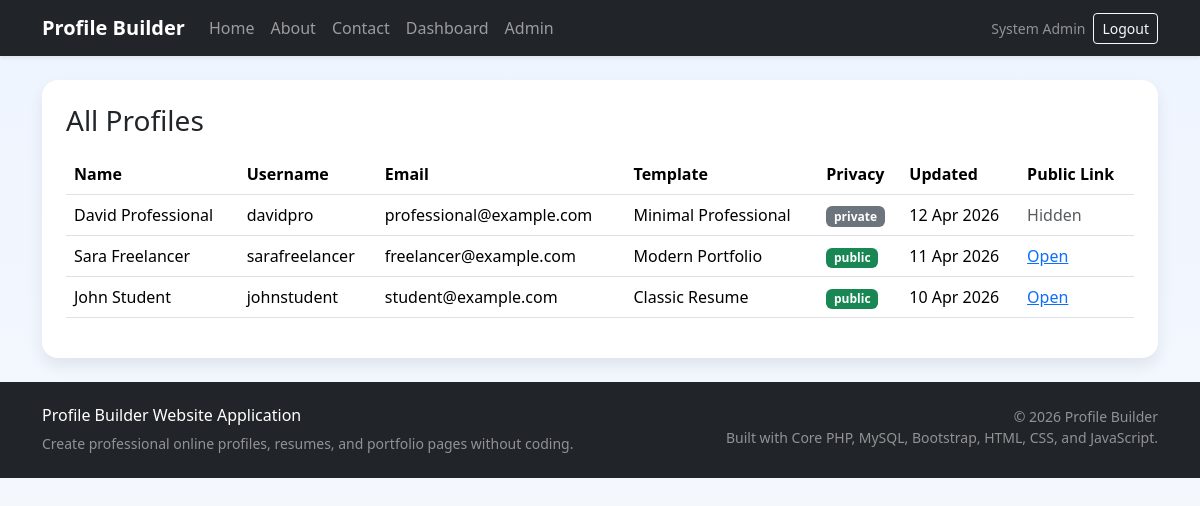
Screenshot of /admin/profiles.php (signed in) with the database file from the repository.
### tables this page shows
CREATE TABLE profiles (
    id INT AUTO_INCREMENT PRIMARY KEY,
    user_id INT NOT NULL,
    username VARCHAR(50) NOT NULL UNIQUE,
    full_name VARCHAR(120) NOT NULL,
    headline VARCHAR(150) NOT NULL,
    bio TEXT NULL,
    date_of_birth DATE NULL,
    profile_photo VARCHAR(255) NULL,
    template_name VARCHAR(50) NOT NULL DEFAULT 'classic',
    privacy ENUM('public', 'private') NOT NULL DEFAULT 'public',
    created_at TIMESTAMP NOT NULL DEFAULT CURRENT_TIMESTAMP,
    updated_at TIMESTAMP NOT NULL DEFAULT CURRENT_TIMESTAMP ON UPDATE CURRENT_TIMESTAMP,
    CONSTRAINT fk_profiles_user FOREIGN KEY (user_id) REFERENCES users(id) ON DELETE CASCADE
);

CREATE TABLE users (
    id INT AUTO_INCREMENT PRIMARY KEY,
    name VARCHAR(100) NOT NULL,
    email VARCHAR(120) NOT NULL UNIQUE,
    password VARCHAR(255) NOT NULL,
    role ENUM('user', 'admin') NOT NULL DEFAULT 'user',
    status ENUM('active', 'inactive') NOT NULL DEFAULT 'active',
    created_at TIMESTAMP NOT NULL DEFAULT CURRENT_TIMESTAMP
);

### includes/functions.php (called while the page is built, shortened)
<?php
require_once __DIR__ . '/../config/database.php';
function db(): PDO
{
    global $pdo;
    return $pdo;
}
function e(?string $value): string
{
    return htmlspecialchars((string) $value, ENT_QUOTES, 'UTF-8');
}
function get_templates(): array
{
    return [
        'classic' => 'Classic Resume',
        'modern' => 'Modern Portfolio',
        'minimal' => 'Minimal Professional',
    ];
}
function public_profile_link(string $username): string
{
    return '/profile-builder-website-application/public/view.php?u=' . urlencode($username);
}
function profile_visibility_badge(string $privacy): string
{
    return $privacy === 'public' ? 'success' : 'secondary';
}

### admin/profiles.php (the view, shortened to what this page needs)
<?php
$stmt = db()->query("SELECT profiles.*, users.email
    FROM profiles
    INNER JOIN users ON users.id = profiles.user_id
    ORDER BY profiles.updated_at DESC");
$profiles = $stmt->fetchAll();
require_once __DIR__ . '/../includes/header.php';
?>
<div class="card content-card">
    <div class="card-body p-4">
        <h1 class="h3 mb-3">All Profiles</h1>
        <div class="table-responsive">
            <table class="table align-middle">
                <thead><tr><th>Name</th><th>Username</th><th>Email</th><th>Template</th><th>Privacy</th><th>Updated</th><th>Public Link</th></tr></thead>
                <tbody>
                <?php foreach ($profiles as $profile): ?>
                    <tr>
                        <td><?= e($profile['full_name']); ?></td>
                        <td><?= e($profile['username']); ?></td>
                        <td><?= e($profile['email']); ?></td>
                        <td><?= e(get_templates()[$profile['template_name']] ?? $profile['template_name']); ?></td>
                        <td><span class="badge bg-<?= e(profile_visibility_badge($profile['privacy'])); ?>"><?= e($profile['privacy']); ?></span></td>
                        <td><?= e(date('d M Y', strtotime($profile['updated_at']))); ?></td>
                        <td>
                            <?php if ($profile['privacy'] === 'public'): ?>
                                <a href="<?= e(public_profile_link($profile['username'])); ?>" target="_blank">Open</a>
                            <?php else: ?>
                                <span class="text-muted">Hidden</span>
                            <?php endif; ?>
                        </td>
                    </tr>
                <?php endforeach; ?>
                </tbody>
            </table>
        </div>
    </div>
</div>
<?php require_once __DIR__ . '/../includes/footer.php'; ?>

### assets/css/style.css (style rules this page uses)
:root { --primary-color: #0f4c81; --secondary-color: #1f2937; --accent-color: #f59e0b; --surface-color: #f8fafc; }
body { background: linear-gradient(180deg, #eef4ff 0%, #f8fafc 100%); color: #1f2937; min-height: 100vh; }
.form-card, .content-card { border: 0; border-radius: 1rem; box-shadow: 0 0.5rem 1rem rgba(15, 23, 42, 0.08); }

### rows the page displays
profiles: full_name "David Professional", username "davidpro", user.email "professional@example.com", template_name "Minimal Professional", privacy "private", updated_at "12 Apr 2026", shows "Hidden"
profiles: full_name "Sara Freelancer", username "sarafreelancer", user.email "freelancer@example.com", template_name "Modern Portfolio", privacy "public", updated_at "11 Apr 2026"
profiles: full_name "John Student", username "johnstudent", user.email "student@example.com", template_name "Classic Resume", privacy "public", updated_at "10 Apr 2026"

### other values shown
current_user()['name'] "System Admin"
